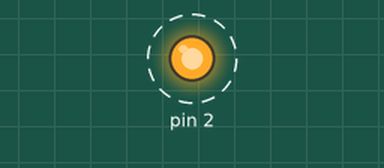
Simulated run of this sketch. Board: Arduino Uno, built with avr-gcc and run on an emulated ATmega328P. On the bench: output pins drawn as LEDs (lit = HIGH). Dashed ring = blinking.

Above: at 0.5 s.
Timing chart, 0 to 4.6 s (numbered marks = the images above):
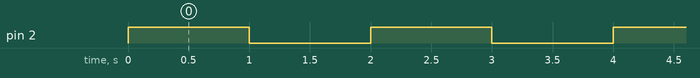

The sketch:

blinky1.ino
```cpp
//// Optimization 1 - override main()
// we can directly override the main()
// ref: https://github.com/arduino/ArduinoCore-avr/blob/master/cores/arduino/main.cpp?plain=1#L43-L48

int main() {
   pinMode(2, OUTPUT);

   for (;;) {
      digitalWrite(2, HIGH); // turn the LED on (HIGH is the voltage level)
      delay(1000); // wait for a second
      digitalWrite(2, LOW); // turn the LED off by making the voltage LOW
      delay(1000); // wait for a second
   }

   return 0;
}
```

blinky0.ino
```cpp
// basic blinky program with setup() and loop()
// compare the file size and dynamic memory used for different blinky codes

void setup() {
    // the setup function runs once when you press reset  or power the board
    // initialize digital pin 13 as an output.
   pinMode(2, OUTPUT);
}

void loop() {
   digitalWrite(2, HIGH); // turn the LED on (HIGH is the voltage level)
   delay(1000); // wait for a second
   digitalWrite(2, LOW); // turn the LED off by making the voltage LOW
   delay(1000); // wait for a second
}
```

Measured:
- by itself, pin 2: alternates HIGH for 1.0 s and LOW for 1.0 s
